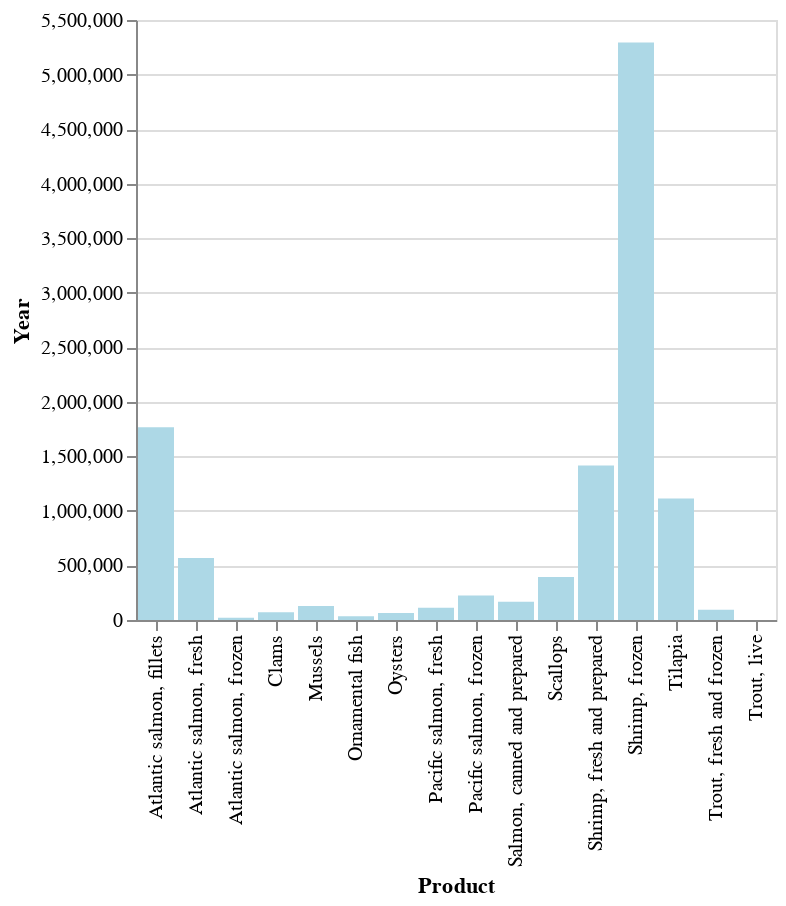

This figure's notebook cell:
### Markdown cell above
- Hopefully you can see how this pieces together. the `alt.binding_select()` part lists the options we want in the dropdown list, and we pass them in as a list like this `options=['2014','2015','2016','2017','2018']`. 
- Note here our years are listed as strings (text) with '' around each year, not as numbers - for a different dataset they might be listed as numbers instead, but this works for this data.

Then the binding part links the options to a field within the data we want to visualise. Here `alt.selection_single()` makes a single selection from the dropdown link to something in the chart. Then `fields=['Years']` details which field is being connected to the options, `bind=year_dropdown` connects the dropdown option list here, and `name='Select'` is the label that gets used next to the dropdown box. If you don't use a name then a default piece of text appears there and looks even uglier (the text 'Years' part appears in the label next to the dropdown even when we specify the name). This 'name' part of the interactivity just looks a little messy in the way that Altair constructs it (although this element actually depends a bit on your browser, as different ones render the dropdown to look slightly different!).

### Radio buttons

Another way of selecting from a list is to use radio buttons (round selection buttons). The possible benefit of radio buttons is that all the possible options are listed out as plainly visible rather than hidden in a dropdown list. The code for doing this is really similar to before, we use the `alt.binding_radio()` function to make our radio button option list now. The example shows how to put this together, note it also includes an initialisation of the radio buttons (so one is selected by default initially) by specifying `value=[{'Years':'2014'}]`. The form for that option is to put the field name and the initial option together into that format.

### Code cell
# Adding the radio button binding for the options of different years
year_radio = alt.binding_radio(options=['2014','2015','2016','2017','2018'])
# Create a selection with type=’single’ for the each field by using the above options for the Year field, 
# as the default is selected as 2014
year_select = alt.selection_single(fields=['Years'], 
                                   bind=year_radio, 
                                   name='Select', # Name the selection 'Select'.
                                   value=[{'Years':'2014'}])

# Transform data from wide to long format with transform_fold()
alt.Chart(fish).transform_fold(['2014','2015','2016','2017','2018'], as_=['Years','Year']
).mark_bar(color='lightblue').encode(
    x=alt.X('Product:N'), # X axis for the product as nominal
    y=alt.Y('Year:Q'), # Y axis for the years but keeping quantitative information
).add_selection(
    year_select # Add the radio buttons to the chart.
).transform_filter(
    year_select # Filter the data based on the selected year from the dropdown.
)

### Figure 1 — Vega-Lite specification as saved in the notebook (floating-point values rounded to 4 significant figures)
{"config": {"view": {"continuousWidth": 300, "continuousHeight": 300}}, "data": {"name": "data-f541a6179af65bc43b7b60bcdd80dcb9"}, "mark": {"type": "bar", "color": "lightblue"}, "encoding": {"x": {"field": "Product", "type": "nominal"}, "y": {"field": "Year", "type": "quantitative"}}, "params": [{"name": "Select", "select": {"type": "point", "fields": ["Years"]}, "bind": {"input": "radio", "options": ["2014", "2015", "2016", "2017", "2018"]}, "value": [{"Years": "2014"}]}], "transform": [{"fold": ["2014", "2015", "2016", "2017", "2018"], "as": ["Years", "Year"]}, {"filter": {"param": "Select"}}], "$schema": "https://vega.github.io/schema/vega-lite/v5.8.0.json", "datasets": {"data-f541a6179af65bc43b7b60bcdd80dcb9": [{"Product": "Trout, fresh and frozen", "2014": 95010.0, "2015": 104800.0, "2016": 121000.0, "2017": 135200.0, "2018": 164700.0}, {"Product": "Atlantic salmon, fresh", "2014": 568900.0, "2015": 658800.0, "2016": 842600.0, "2017": 948900.0, "2018": 1036000.0}, {"Product": "Pacific salmon, fresh ", "2014": 111500.0, "2015": 69980.0, "2016": 80010.0, "2017": 70730.0, "2018": 90320.0}, {"Product": "Atlantic salmon, frozen", "2014": 21460.0, "2015": 16360.0, "2016": 24230.0, "2017": 22490.0, "2018": 20200.0}, {"Product": "Pacific salmon, frozen ", "2014": 224300.0, "2015": 239000.0, "2016": 246200.0, "2017": 302300.0, "2018": 360700.0}, {"Product": "Atlantic salmon, fillets", "2014": 1767000.0, "2015": 1503000.0, "2016": 1795000.0, "2017": 2160000.0, "2018": 2369000.0}, {"Product": "Salmon, canned and prepared ", "2014": 167800.0, "2015": 175400.0, "2016": 166500.0, "2017": 195400.0, "2018": 198000.0}, {"Product": "Tilapia ", "2014": 1114000.0, "2015": 980700.0, "2016": 754800.0, "2017": 674500.0, "2018": 686900.0}, {"Product": "Shrimp, frozen", "2014": 5293000.0, "2015": 4151000.0, "2016": 4458000.0, "2017": 5064000.0, "2018": 4728000.0}, {"Product": "Shrimp, fresh and prepared ", "2014": 1415000.0, "2015": 1284000.0, "2016": 1246000.0, "2017": 1480000.0, "2018": 1509000.0}, {"Product": "Oysters ", "2014": 64190.0, "2015": 72020.0, "2016": 74460.0, "2017": 77820.0, "2018": 87710.0}, {"Product": "Mussels ", "2014": 128400.0, "2015": 114300.0, "2016": 119900.0, "2017": 121800.0, "2018": 102700.0}, {"Product": "Clams ", "2014": 71340.0, "2015": 71410.0, "2016": 73060.0, "2017": 72420.0, "2018": 79220.0}, {"Product": "Scallops ", "2014": 394400.0, "2015": 350200.0, "2016": 328500.0, "2017": 264500.0, "2018": 243600.0}, {"Product": "Trout, live", "2014": 800.3, "2015": 1054.0, "2016": 1082.0, "2017": 1152.0, "2018": 1635.0}, {"Product": "Ornamental fish", "2014": 33730.0, "2015": 33780.0, "2016": 38790.0, "2017": 40050.0, "2018": 45250.0}]}}
